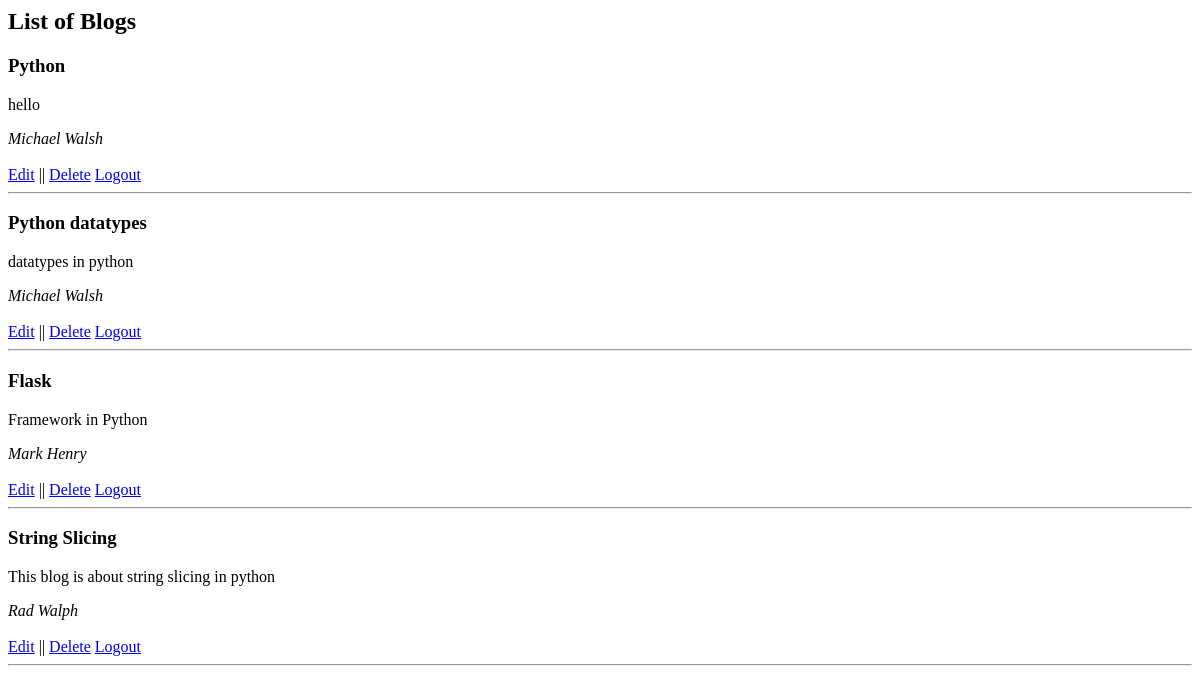
The page /demo/list on the database as committed earlier.
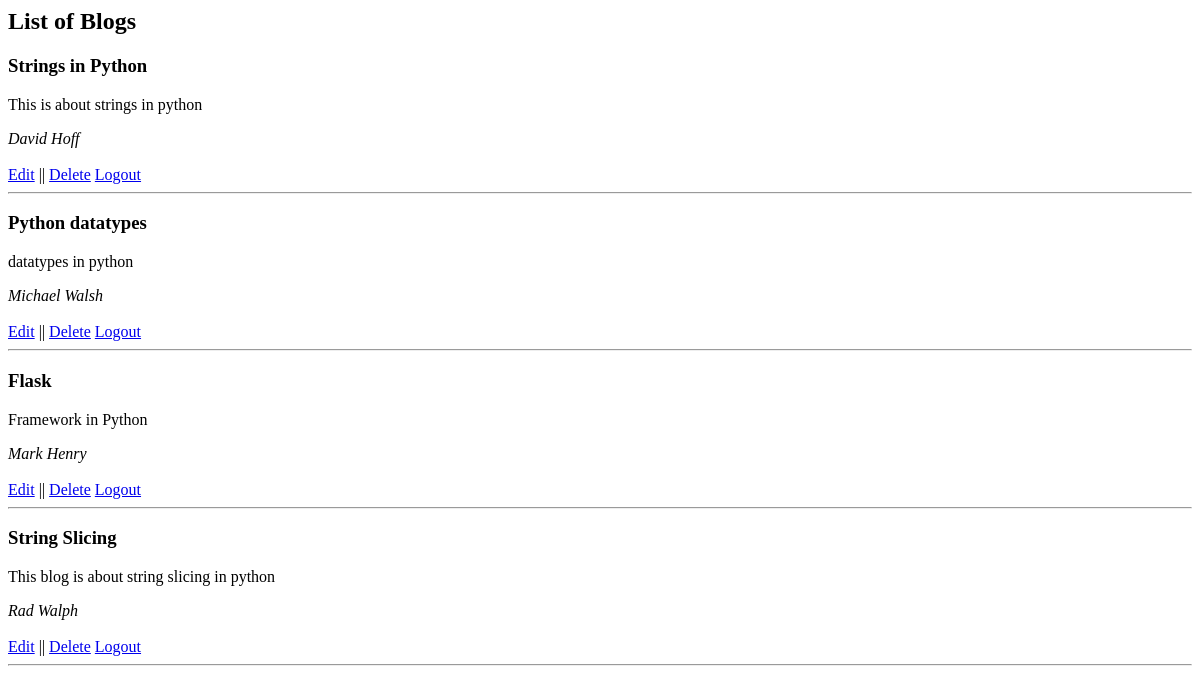
The same page on the database as committed later.
### blog/models.py (models this page shows)
class Blog(models.Model):
    title = models.CharField(max_length=100)
    author = models.CharField(max_length=150)
    description = models.TextField()
    is_published = models.BooleanField(default=False)
    published_on = models.DateTimeField()

### blog/views.py (the view)
# urls.py: path('demo/list',list_blogs,name='list'),
def list_blogs(request):
    blog = Blog.objects.all()
    print(request.user)
    return render(request,'list.html', {'blog': blog})

### templates/list.html
<div>
    <h2>List of Blogs</h2>
    {% for blog in blog %}
       <h3><b>{{blog.title}}</b></h3>
       <p>{{blog.description}}</p>
       <em>{{blog.author}}</em><br>
       <br>
       <a href = "/demo/{{blog.id}}/update">Edit</a> || <a href="/demo/{{blog.id}}/delete">Delete</a>
       <a href = "{% url 'user_logout' %}">Logout</a>
       <hr>
    {%endfor%}
</div>

Rows that differ between the two databases and show on the page:
changed Blog: title "Python" → "Strings in Python"; description "hello" → "This is about strings in python"; author "Michael Walsh" → "David Hoff"
